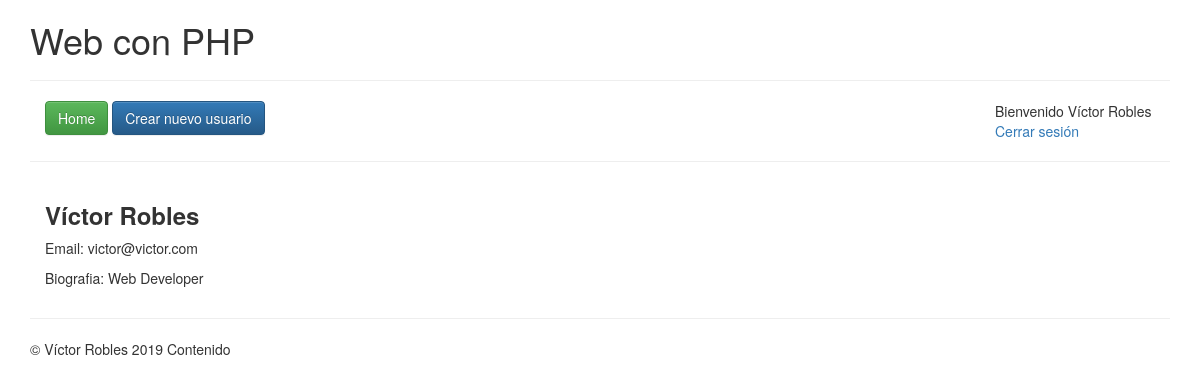
The app's page /app/ver.php?id=1 (signed in) with its own data.
### tables this page shows
CREATE TABLE `users` (
  `user_id` int(255) NOT NULL,
  `name` varchar(50) DEFAULT NULL,
  `surname` varchar(255) DEFAULT NULL,
  `bio` text,
  `email` varchar(255) DEFAULT NULL,
  `password` varchar(255) DEFAULT NULL,
  `role` varchar(20) DEFAULT NULL,
  `image` varchar(255) DEFAULT NULL
);

### app/ver.php (the view, shortened to what this page needs)
<?php require_once 'includes/header.php'; ?>
<?php
$id = $_GET["id"];
$user_query = mysqli_query($db, "SELECT * FROM users WHERE user_id = {$id}");
$user = mysqli_fetch_assoc($user_query);
?>
<div class="col-lg-6">
	<h3><strong><?php echo $user["name"]." ".$user["surname"]; ?></strong></h3>
	<p>Email: <?php echo $user["email"]; ?></p>
	<p>Biografia: <?php echo $user["bio"]; ?></p>
</div>
<div class="clearfix"></div>
<?php require_once 'includes/footer.php'; ?>

### records on screen
users: name "Víctor", surname "Robles", email "victor@victor.com", bio "Web Developer"

### other values on screen
$_SESSION["logged"]["name"] "Víctor"
$_SESSION["logged"]["surname"] "Robles"
$variable "Contenido"
